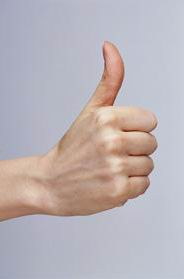
#> input picture Python/DImgP_2022/Ch13/Thumb_Up.bmp, 184 x 279 px
$ python skin_color_detection.py
#> lines starting #> are read from the running program, lines starting #| are printed output that depends on the picture; after the words box and inside, x2 and y2 are one past the last pixel; in counts of white or black regions, pixels touching at a corner belong together
#> in main, img1 is the input picture: shape (279, 184, 3); mean B, G, R 183.3, 178.8, 186.7
import numpy as np
import cv2

def skin_color_detection( f, method ):
#> called with method = 1
	g = f.copy()
	g.fill( 0 )
#> g: shape (279, 184, 3); every value is 0
	nr, nc = f.shape[:2]
#> nr = 279; nc = 184

	if method == 1:  # RGB Approach
		for x in range( nr ):
			for y in range( nc ):
				B = int( f[x,y,0] )
				G = int( f[x,y,1] )
				R = int( f[x,y,2] )
				if R > 95 and G > 40 and B > 20 and \
					max(R,G,B) - min(R,G,B) > 15 and \
					abs( R- G ) > 15 and R > G and R > B:
					g[x,y,0] = g[x,y,1] = g[x,y,2] = 255
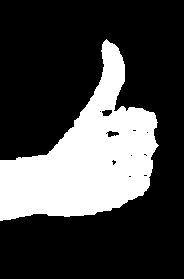
#> g: shape (279, 184, 3); 27.1% white; 1 white region, box (x1, y1, x2, y2) and area: (0, 39, 159, 221) 13934

	elif method == 2:  # HSV Approach
		hsv = cv2.cvtColor( f, cv2.COLOR_BGR2HSV )
		for x in range( nr ):
			for y in range( nc ):
				H = int( hsv[x,y,0] * 2 )
				S = float( hsv[x,y,1] / 255 )
				if ( ( ( H > 0 and H < 50 ) or \
					   ( H > 320 and H < 360 ) ) and
					   ( S > 0.23 and S < 0.68 ) ):
					g[x,y,0] = g[x,y,1] = g[x,y,2] = 255

	else:  # YCrCb Approach
		ycrcb = cv2.cvtColor( f, cv2.COLOR_BGR2YCrCb )
		for x in range( nr ):
			for y in range( nc ):
				Cr = int( ycrcb[x,y,1] )
				Cb = int( ycrcb[x,y,2] )
				if ( Cb >= 77 and Cb <= 127 and \
					 Cr >= 133 and Cr <= 173 ):
					g[x,y,0] = g[x,y,1] = g[x,y,2] = 255
	return g

def main( ):
	img1 = cv2.imread( "Thumb_Up.bmp", -1 )
	img2 = skin_color_detection( img1, 1 )
	cv2.imshow( "Original Image", img1 )
	cv2.imshow( "Skin Color Detection", img2 )
	cv2.waitKey( 0 )

main( )
